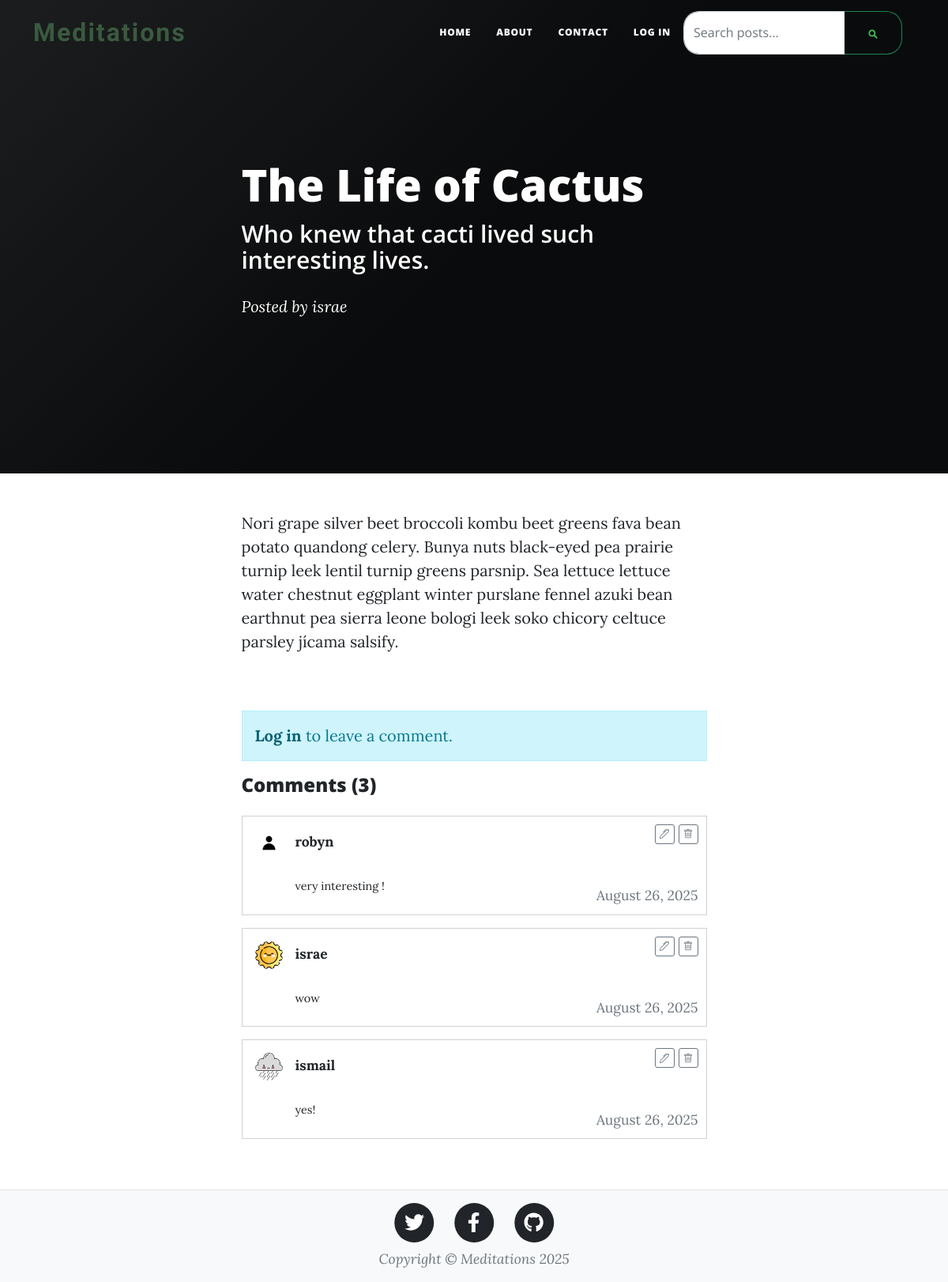
/post/1, run on the app's committed database.
### server.py (models this page shows, shortened)
class BlogPost(db.Model):
    id: Mapped[int] = mapped_column(Integer, primary_key=True)
    title: Mapped[str] = mapped_column(String(100), nullable=False)
    subtitle: Mapped[str] = mapped_column(String(100), nullable=False)
    body: Mapped[str] = mapped_column(String, nullable=False)
    author_id: Mapped[int] = mapped_column(ForeignKey("user.id"), nullable=True)  # Nullable for migration
    date: Mapped[str] = mapped_column(String(100), nullable=False)
    author: Mapped['User'] = relationship(back_populates='posts')
    comments: Mapped[list['Comment']] = relationship(back_populates='post', cascade='all, delete-orphan')

class Comment(db.Model):
    id: Mapped[int] = mapped_column(Integer, primary_key=True)
    content: Mapped[str] = mapped_column(String, nullable=False)
    date: Mapped[str] = mapped_column(String(100), nullable=False)
    author_id: Mapped[int] = mapped_column(ForeignKey("user.id"), nullable=False)
    post_id: Mapped[int] = mapped_column(ForeignKey("blog_post.id"), nullable=False)
    author: Mapped['User'] = relationship(back_populates='comments')
    post: Mapped['BlogPost'] = relationship(back_populates='comments')

class User(UserMixin, db.Model):
    id: Mapped[int] = mapped_column(Integer, primary_key=True)
    email: Mapped[str] = mapped_column(String(100), unique=True)
    password: Mapped[str] = mapped_column(String(100))
    name: Mapped[str] = mapped_column(String(1000))
    role: Mapped[str] = mapped_column(String(20), default='regular', nullable=False)
    date_joined: Mapped[str] = mapped_column(String(100), default=None, nullable=True)
    profile_picture: Mapped[str] = mapped_column(String(100), default='default_profile.jpg', nullable=True)
    posts: Mapped[list['BlogPost']] = relationship(back_populates='author')
    comments: Mapped[list['Comment']] = relationship(back_populates='author')

### server.py (the view, shortened to what this page needs)
@app.route('/post/<int:id>', methods=['GET', 'POST'])
def post(id):
    blog_post = BlogPost.query.get_or_404(id)
    comment_form = CommentForm()
    comments = db.session.execute(
        db.select(Comment)
        .where(Comment.post_id == id)
        .order_by(Comment.date.desc())
        .limit(3)
    ).scalars().all()
    number_of_comments = db.session.scalar(
        db.select(db.func.count(Comment.id)).where(Comment.post_id == id)
    )
    return render_template('post.html',
                         page_title=blog_post.title,
                         page_subtitle=blog_post.subtitle,
                         page_meta=f"Posted by {blog_post.author.name if blog_post.author else 'Unknown'}",
                         page_body=blog_post.body,
                         page_background_type="black",
                         page_background_image=None,
                         year=get_current_year(),
                         blog=blog_post,
                         comments=comments,
                         number_of_comments=number_of_comments,
                         comment_form=comment_form)

### server.py
class CommentForm(FlaskForm):
    content = TextAreaField('Comment', validators=[DataRequired()], render_kw={'placeholder': 'Write your comment here...', 'rows': 3})
    submit = SubmitField('Post Comment')

### server.py (called while the page is built)
def get_current_year():
    return date.today().year

@app.context_processor
def inject_current_year():
    return {'get_current_year': get_current_year}

### templates/post.html (shortened to what this page needs)
{% extends "base.html" %}
{% block content %}
<article class="mb-4">
    <div class="container px-4 px-lg-5">
        <div class="row gx-4 gx-lg-5 justify-content-center">
            <div class="col-md-10 col-lg-8 col-xl-7">
                {{ page_body | safe }}
            </div>
        </div>
    </div>
</article>
<section class="py-5">
    <div class="container px-4 px-lg-5">
        <div class="row gx-4 gx-lg-5 justify-content-center">
            <div class="col-md-10 col-lg-8 col-xl-7">
                {% if current_user.is_authenticated %}
                <div class="card mb-4">
                    <div class="card-header">
                        <h5 class="mb-0">Leave a Comment</h5>
                    </div>
                    <div class="card-body">
                        <form method="POST">
                            {{ comment_form.hidden_tag() }}
                            <div class="mb-3">
                                {{ comment_form.content.label(class="form-label") }}
                                {{ comment_form.content(class="form-control") }}
                                {% for error in comment_form.content.errors %}
                                    <div class="text-danger">{{ error }}</div>
                                {% endfor %}
                            </div>
                            {{ comment_form.submit(class="btn btn-primary") }}
                        </form>
                    </div>
                </div>
                {% else %}
                <div class="alert alert-info">
                    <a href="{{ url_for('login') }}" class="alert-link">Log in</a> to leave a comment.
                </div>
                {% endif %}
                <div class="comments-section">
                    <h4 class="mb-4">Comments ({{ number_of_comments }})</h4>
                    {% if comments %}
                        <div id="comments-container" data-post-id="{{ blog.id }}">
                            {% for comment in comments %}
                            <div class="card mb-3 comment-card" style="position: relative;">
                                <div class="card-body p-3">
                                    <div style="position: absolute; top: 10px; right: 10px; display: flex; gap: 5px;">
                                        <button type="button" class="btn btn-outline-secondary btn-sm edit-btn" data-content="{{ comment.content }}" data-comment-id="{{ comment.id }}" style="width: 25px; height: 25px; padding: 0; border-radius: 3px; display: flex; align-items: center; justify-content: center;">
                                        </button>
                                        <form method="POST" action="{{ url_for('delete_comment', id=comment.id) }}">
                                            <button type="submit" class="btn btn-outline-secondary btn-sm"
                                                    onclick="return confirm('Are you sure you want to delete this comment?')"
                                                    style="width: 25px; height: 25px; padding: 0; border-radius: 3px; display: flex; align-items: center; justify-content: center;">
                                            </button>
                                        </form>
                                    </div>
                                    <div class="d-flex align-items-start mb-2">
                                        <img src="{{ url_for('static', filename=comment.author.profile_picture or 'default_profile.jpg') }}"
                                             alt="Profile"
                                             class="me-3"
                                             style="width: 35px; height: 35px; border-radius: 50%; object-fit: cover; flex-shrink: 0;">
                                        <div class="flex-grow-1">
                                            <div class="mb-1">
                                                <small class="fw-bold mb-0">{{ comment.author.name }}</small>
                                            </div>
                                            <div id="comment-text-{{ comment.id }}" class="comment-text" style="display: block;">
                                                <p class="mb-0 comment-preview" style="font-size: 0.9rem;">{{ comment.content }}</p>
                                            </div>
                                        </div>
                                    </div>
                                    <small class="text-muted" style="position: absolute; bottom: 10px; right: 10px;">{{ comment.date }}</small>
                                </div>
                            </div>
                            {% endfor %}
                        </div>
                    {% else %}
                        <p class="text-muted">No comments yet. Be the first to comment!</p>
                    {% endif %}
                </div>
            </div>
        </div>
    </div>
</section>
{% endblock %}

### templates/header.html (shortened to what this page needs)
<!DOCTYPE html>
<html lang="en">
<head>
</head>
<body>
    <nav class="navbar navbar-expand-lg navbar-light" id="mainNav">
        <div class="container">
            <a class="navbar-brand medieval-brand" href="{{ url_for('home') }}">Meditations</a>
            <div class="collapse navbar-collapse" id="navbarResponsive">
                <ul class="navbar-nav ms-auto py-4 py-lg-0">
                    <li class="nav-item"><a class="nav-link px-lg-3 py-3 py-lg-4" href="{{ url_for('home') }}">Home</a></li>
                    <li class="nav-item"><a class="nav-link px-lg-3 py-3 py-lg-4" href="{{ url_for('about') }}">About</a></li>
                    <li class="nav-item"><a class="nav-link px-lg-3 py-3 py-lg-4" href="{{ url_for('contact') }}">Contact</a></li>
                    {% if not current_user.is_authenticated %}
                    <li class="nav-item"><a class="nav-link px-lg-3 py-3 py-lg-4" href="{{ url_for('login') }}">Log in</a></li>
                    {% endif %}
                </ul>
                <div class="position-relative me-3">
                    <form class="d-flex" onsubmit="return performSearch()">
                        <input id="searchInput" class="form-control" type="search" placeholder="Search posts..."
                               style="border-radius: 20px 0 0 20px; border-right: none; min-width: 180px;"
                               oninput="getSuggestions()" onblur="setTimeout(() => hideSuggestions(), 500)">
                        <button class="btn btn-outline-success" type="submit"
                                style="border-radius: 0 20px 20px 0; border-left: none;">
                        </button>
                    </form>
                </div>
            </div>
        </div>
    </nav>
    {% if show_header is not defined or show_header %}
    {% set background_type = page_background_type or 'image' %}
    {% if background_type == 'black' %}
        <header class="masthead" style="background: linear-gradient(135deg, #1a1a1a 0%, #000000 50%, #000000 100%); min-height: 50vh;">
    {% elif background_type == 'image' or background_type == 'custom' %}
        <header class="masthead" style="background-image: url('{{ page_background_image }}'); min-height: 50vh;">
    {% else %}
        <header class="masthead" style="background: linear-gradient(135deg, #1a1a1a 0%, #000000 50%, #000000 100%); min-height: 50vh;">
    {% endif %}
        <div class="container position-relative px-4 px-lg-5">
            <div class="row gx-4 gx-lg-5 justify-content-center">
                <div class="col-md-10 col-lg-8 col-xl-7">
                    {% if page_meta %}
                    <div class="post-heading">
                        <h1>{{ page_title or 'Post Title' }}</h1>
                        <h2 class="subheading">{{ page_subtitle or 'Post Subtitle' }}</h2>
                        <span class="meta">{{ page_meta }}</span>
                    </div>
                    {% else %}
                    <div class="site-heading">
                        <h1>{{ page_title or 'Page Title' }}</h1>
                        <span class="subheading">{{ page_subtitle or 'Page Subtitle' }}</span>
                    </div>
                    {% endif %}
                </div>
            </div>
        </div>
    </header>
    {% endif %}
</body>
</html>

### data on the page
BlogPost: title "The Life of Cactus", subtitle "Who knew that cacti lived such interesting lives.", body "Nori grape silver beet broccoli kombu beet greens fava bean potato quandong celery. Bunya nuts black-eyed pea prairie turnip leek lentil turnip greens parsnip. Sea lettuce lettuce water chestnut eggplant winter purslane fennel azuki bean earthnut pea sierra leone bologi leek soko chicory celtuce parsley jícama salsify."
Comment: profile_picture (placeholder picture), author.name "robyn", content "very interesting !", date "August 26, 2025"
Comment: profile_picture (picture), author.name "israe", content "wow", date "August 26, 2025"
Comment: profile_picture (picture), author.name "ismail", content "yes!", date "August 26, 2025"

### other printed values
{{ page_meta }} "Posted by israe"
{{ number_of_comments }} "3"
{{ get_current_year() }} "2025"
